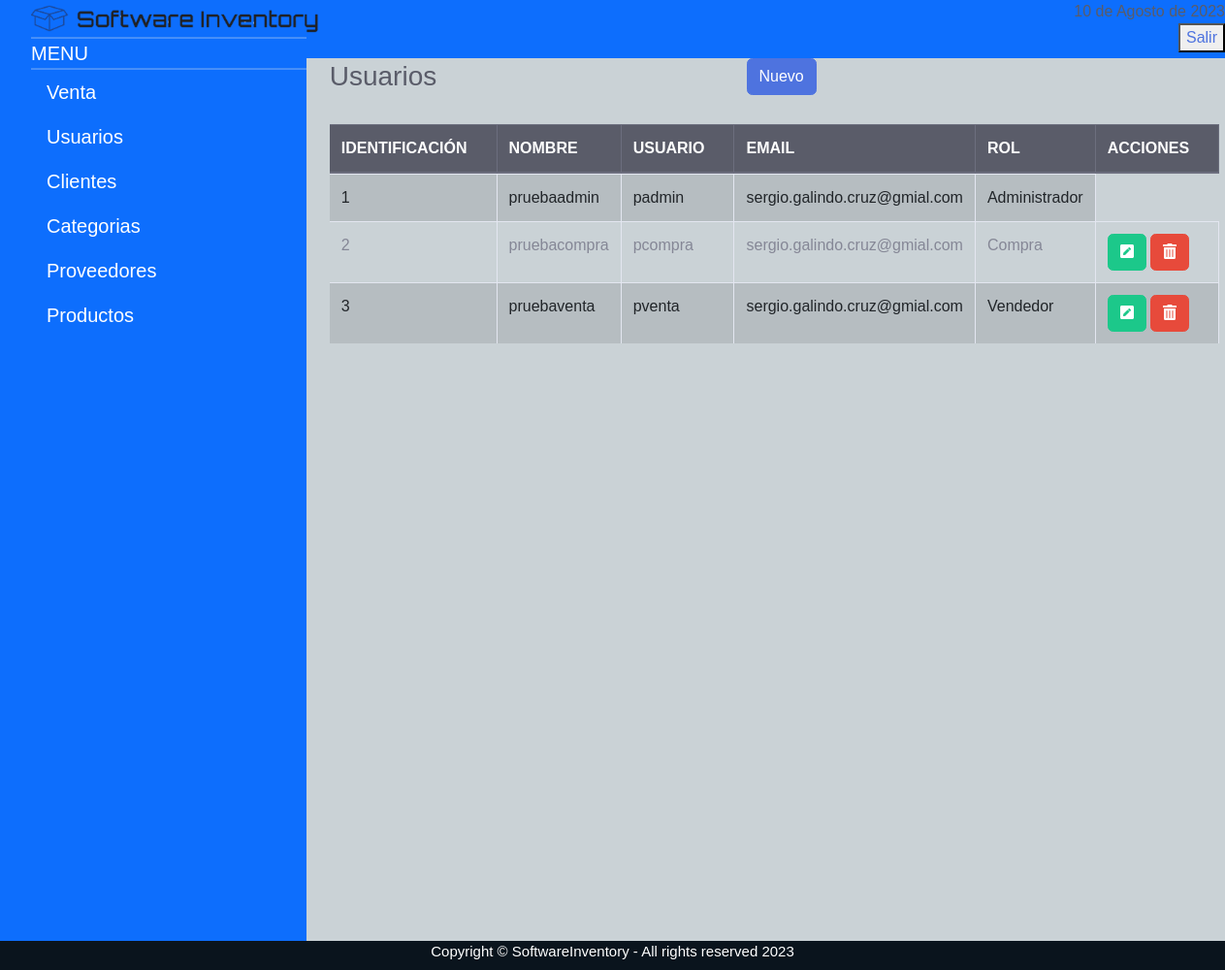
Page /sistema/listar_usuarios.php (signed in) on the committed database.
### tables this page shows
create table usuarios (idusuario int primary key, nombreempleado varchar(100), usuario varchar (100), contrasena  varchar (200), email varchar(100), idrol int);

create table rol (idrol int primary key auto_increment, rol varchar(20));

### sistema/includes/functions.php (called while the page is built, shortened)
<?php
	function fechaBogota(){
		$mes = array("","Enero",
					  "Febrero",
					  "Marzo",
					  "Abril",
					  "Mayo",
					  "Junio",
					  "Julio",
					  "Agosto",
					  "Septiembre",
					  "Octubre",
					  "Noviembre",
					  "Diciembre");
		return date('d')." de ". $mes[date('n')] . " de " . date('Y');
	}
 ?>

### sistema/listar_usuarios.php (the view)
<?php include_once "includes/header.php"; ?>
		<div id="contenido">
			<div class="container-fluid">
			<div class="d-sm-flex align-items-center justify-content-between mb-4">
				<h1 class="h3 mb-0 text-gray-800">Usuarios</h1>
				<a href="registro_usuarios.php" class="btn btn-primary">Nuevo</a>
			</div>
			<div class="row">
				<div class="col-lg-12">
					<div class="table-responsive">
						<table class="table table-striped table-bordered" id="table">
							<thead class="thead-dark">
								<tr>
									<th>IDENTIFICACIÓN</th>
									<th>NOMBRE</th>
									<th>USUARIO</th>
									<th>EMAIL</th>
									<th>ROL</th>
									<?php if ($_SESSION['rol'] == 1) { ?>
									<th>ACCIONES</th>
									<?php } ?>
								</tr>
							</thead>
							<tbody>
								<?php
								$query = mysqli_query($conectar, "SELECT * FROM usuarios inner join rol on usuarios.idrol = rol.idrol");
								$result = mysqli_num_rows($query);
								if ($result > 0) {
									while ($data = mysqli_fetch_assoc($query)) { ?>
										<tr>
											<td><?php echo $data['idusuario']; ?></td>
											<td><?php echo $data['nombreempleado']; ?></td>
											<td><?php echo $data['usuario']; ?></td>
											<td><?php echo $data['email']; ?></td>
											<td><?php echo $data['rol']; ?></td>
											<?php if ($data['idusuario'] != 1) { ?>
												<?php if ($_SESSION['rol'] == 1) { ?>
												<td>
													<a href="editar_usuarios.php?id=<?php echo $data['idusuario']; ?>" class="btn btn-success"><i class="fas fa-pen-square"></i></a>
													<form action="eliminar_usuarios.php?id=<?php echo $data['idusuario']; ?>" method="post" class="confirmar d-inline">
														<button class="btn btn-danger" type="submit"><i class="fas fa-trash-alt"></i> </button>
													</form>
												</td>
												<?php } ?>
											<?php } ?>
										</tr>
								<?php }
								} ?>
							</tbody>
						</table>
					</div>
				</div>
			</div>
			</div>
			</div>
		</div>
<?php include_once "includes/footer.php"; ?>

### sistema/includes/header.php (shortened to what this page needs)
<?php
include "includes/functions.php";
?>
<!DOCTYPE html>
<html lang="en">
<head>
    <link rel="stylesheet" href="https://cdnjs.cloudflare.com/ajax/libs/font-awesome/4.7.0/css/font-awesome.min.css">
    <link href="https://cdn.jsdelivr.net/npm/bootstrap@5.1.3/dist/css/bootstrap.min.css" rel="stylesheet">
	<link href="https://cdn.jsdelivr.net/npm/bootstrap@5.2.3/dist/css/bootstrap.min.css" rel="stylesheet">
	<link href="css/sb-admin-2.min.css" rel="stylesheet">
	<link rel="stylesheet" href="css/dataTables.bootstrap4.min.css">
    <link rel="stylesheet" href="style/style.css">
</head>
<body>
	<div id="contenedor">
		<?php include_once "includes/menu.php"; ?>
		<div id="cabecera">
			<div class="row-cabecera">
				<div class="colcabecera text-right text-dark">
					<a><?php echo fechaBogota();?></a>
				</div>
				<div class="colcabecera text-right text-dark">
					<div class="dropdown">
						<button><a href="salir.php">Salir</a></button>
					</div>
				</div>
			</div>
		</div>

### sistema/includes/menu.php (shortened to what this page needs)
<div id="menu">
	<ul>
		<a class="logo-menu" href="index.php"> <img src="img/logocompleto.png" class="" width="300px"></a>
		<hr class="sidebar-divider my-0">
		<div>
			MENU
		</div>
		<hr class="sidebar-divider my-0">
		<?php if ($_SESSION['rol'] == 1 || $_SESSION['rol'] == 3) { ?>
			<li class="nav-item">
				<a class="nav-link collapsed" href="registro_venta.php">
					<span>Venta</span>
				</a>
			</li>
		<?php } ?>
		<?php if ($_SESSION['rol'] == 1) { ?>
			<li class="nav-item">
				<a class="nav-link collapsed" href="listar_usuarios.php">
					<span>Usuarios</span>
				</a>
			</li>
		<?php } ?>
		<?php if ($_SESSION['rol'] == 1 || $_SESSION['rol'] == 3) { ?>
			<li class="nav-item">
				<a class="nav-link collapsed" href="listar_cliente.php">
					<span>Clientes</span>
				</a>
			</li>
		<?php } ?>
		<?php if ($_SESSION['rol'] == 1 || $_SESSION['rol'] == 2) { ?>
			<li class="nav-item">
				<a class="nav-link collapsed" href="listar_categorias.php">
					<span>Categorias</span>
				</a>
			</li>
		<?php } ?>
		<?php if ($_SESSION['rol'] == 1 || $_SESSION['rol'] == 2) { ?>
			<li class="nav-item">
				<a class="nav-link collapsed" href="listar_proveedores.php">
					<span>Proveedores</span>
				</a>
			</li>
		<?php } ?>
		<?php if ($_SESSION['rol'] == 1 || $_SESSION['rol'] == 2) { ?>
			<li class="nav-item">
				<a class="nav-link collapsed" href="listar_productos.php">
					<span>Productos</span>
				</a>
			</li>
		<?php } ?>
	</ul>
</div>

### sistema/includes/footer.php (shortened to what this page needs)
</body>
	<footer id="footer">
		<span>Copyright &copy; SoftwareInventory - All rights reserved <?php echo date("Y"); ?></span>
	</footer>
</html>

### sistema/style/style.css (style rules this page uses)
body { background-color: rgb(255, 255, 255); font-family: arial; background: #4d66754b; }
.row { width: max-content; height: max-content; }
#cabecera { height: 60px; background: #0d6efd; }
.dropdown { display: inline-block; position: relative; }
#footer { position: fixed; bottom: 0; width: 100%; height: 30px; background: #0a141d; color: white; text-align: center; font-size: 15px; }
#menu { float: left; width: 25%; height: 1000px; top: 0; left: 0; list-style:none; position: relative; bottom: 0; background: #0d6efd; color: white; text-align: left; font-size: 20px; }
#menu li { list-style:none; }
#contenido { float: left; height: 900px; width: 550px; }

### rows in the picture
usuarios: idusuario "1", nombreempleado "pruebaadmin", usuario "padmin", email "sergio.galindo.cruz@gmial.com", idrol.rol "Administrador"
usuarios: idusuario "2", nombreempleado "pruebacompra", usuario "pcompra", email "sergio.galindo.cruz@gmial.com", idrol.rol "Compra"
usuarios: idusuario "3", nombreempleado "pruebaventa", usuario "pventa", email "sergio.galindo.cruz@gmial.com", idrol.rol "Vendedor"

### other values in the picture
fechaBogota() "10 de Agosto de 2023"
